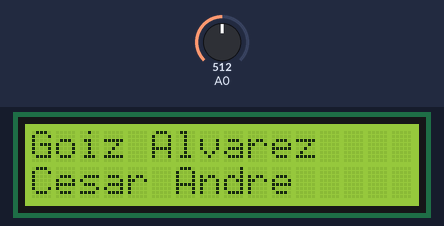
Simulated run of this sketch. Board: Arduino Uno, built with avr-gcc and run on an emulated ATmega328P. Parts: 16×2 character LCD. The test bench sets the inputs (shaded band); at power-on: A0 = 512.

Above: at 2.3 s.
At 4.0 s:
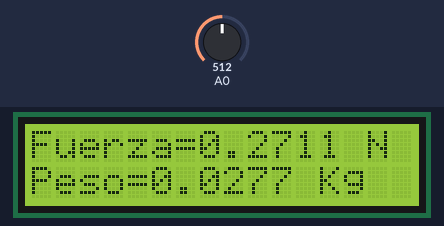
4.1 s: A0 set to 1009
At 6.2 s:
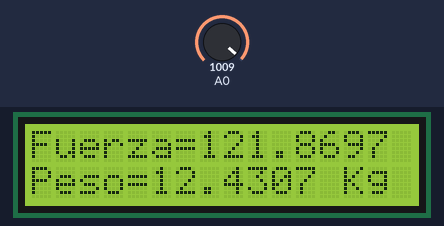
10.5 s: A0 set to 1023
At 12.2 s:
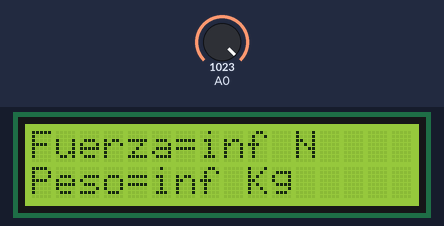
16.9 s: A0 set to 900
At 18.8 s:
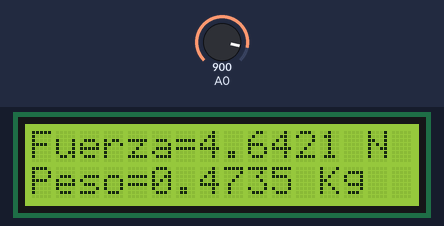
Timing chart, 0 to 20.3 s (numbered marks = the images above; inputs shaded):
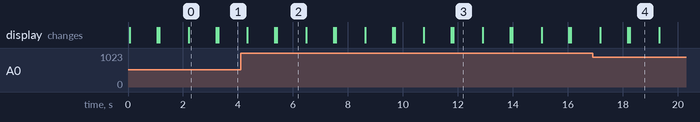

The sketch:

ProyectoFSR.ino
```cpp
#include  <LiquidCrystal.h>
//int pin_lectura = A0;
int valor;
int voltaje;
float Newton=0.0;
float X=0.0;
float Vout=0.0;
double F=0.0;
double Rs=0.0;
double W=0.0;

LiquidCrystal lcd(12, 11, 10, 9, 8, 7);

void setup()
{
  Serial.begin(9600);
  pinMode(A0, INPUT);
}

void loop()
{

  lcd.begin(16, 2);
  lcd.home();
  lcd.print("Goiz Alvarez");
  lcd.setCursor ( 0, 1 );
  lcd.print("Cesar Andre");
  delay(1000);
  lcd.clear();


  Vout=((analogRead(A0))*5.0)/1023.0;
  Rs=15.0*((5.0/Vout)-1);
  F=pow(Rs/6.0042,-1.428571429);
  W=(F*0.102);


  lcd.begin(16,2);
  lcd.home();
  lcd.print("Fuerza=");
  lcd.print(F,4);
  lcd.print("\tN");
  lcd.setCursor(0,1);
  lcd.print("Peso=");
  lcd.print(W,4);
  lcd.print("\tKg");
  delay(1000);
}
```

Measured:
- the behaviour switches between 1022 and 1023 on A0 (found by bisection; images 2 and 3)
- after the input at 10.5 s, the display: first differs from a run without the input after 1.3 s (image 3)
- after the input at 16.9 s, the display: first differs from a run without the input after 1.4 s (image 4)
- what the display in image 0 shows lasts 1.0 s, from 2.2 s to 3.2 s
- what the display in image 2 shows lasts 1.1 s, from 5.4 s to 6.5 s
